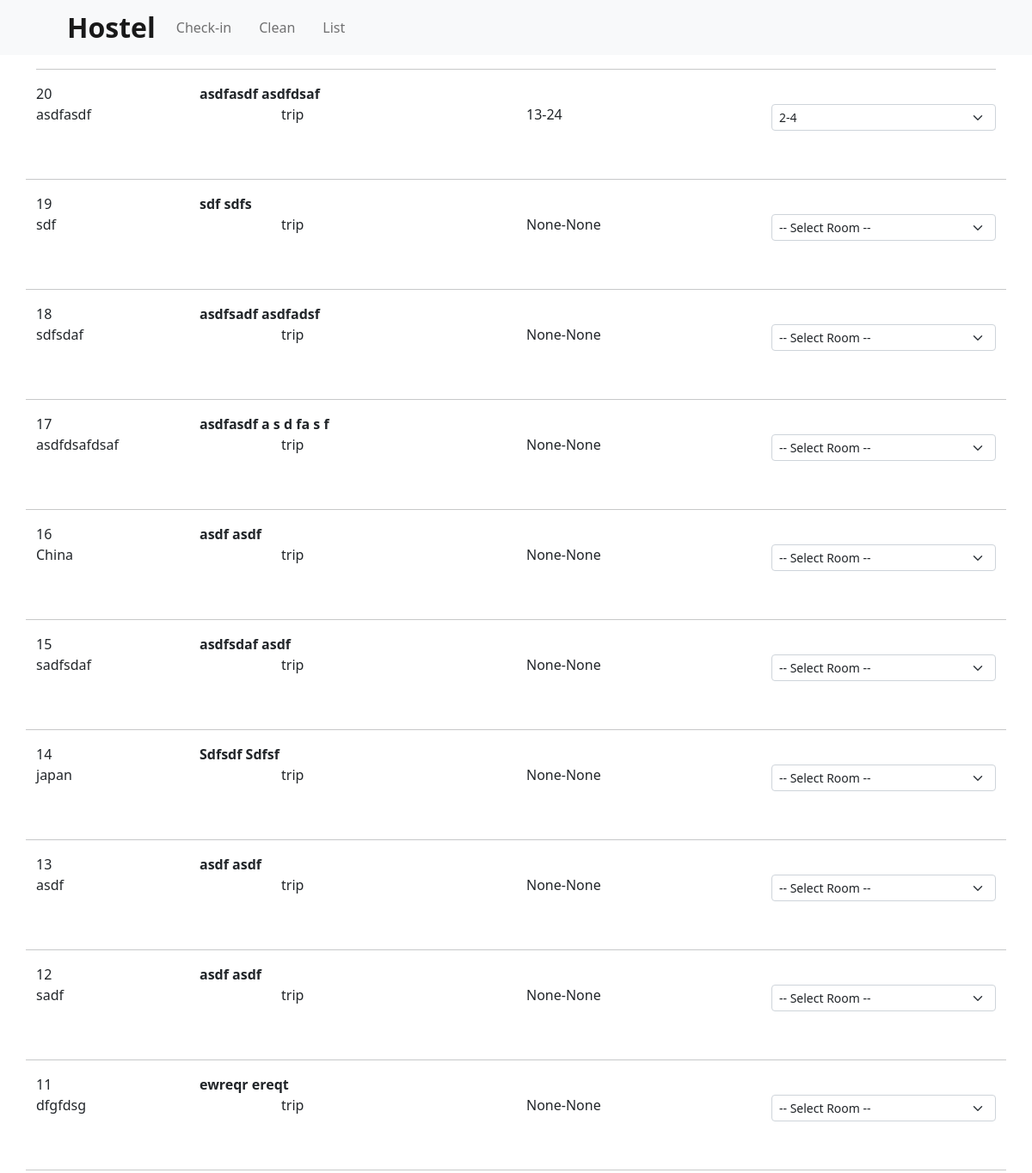
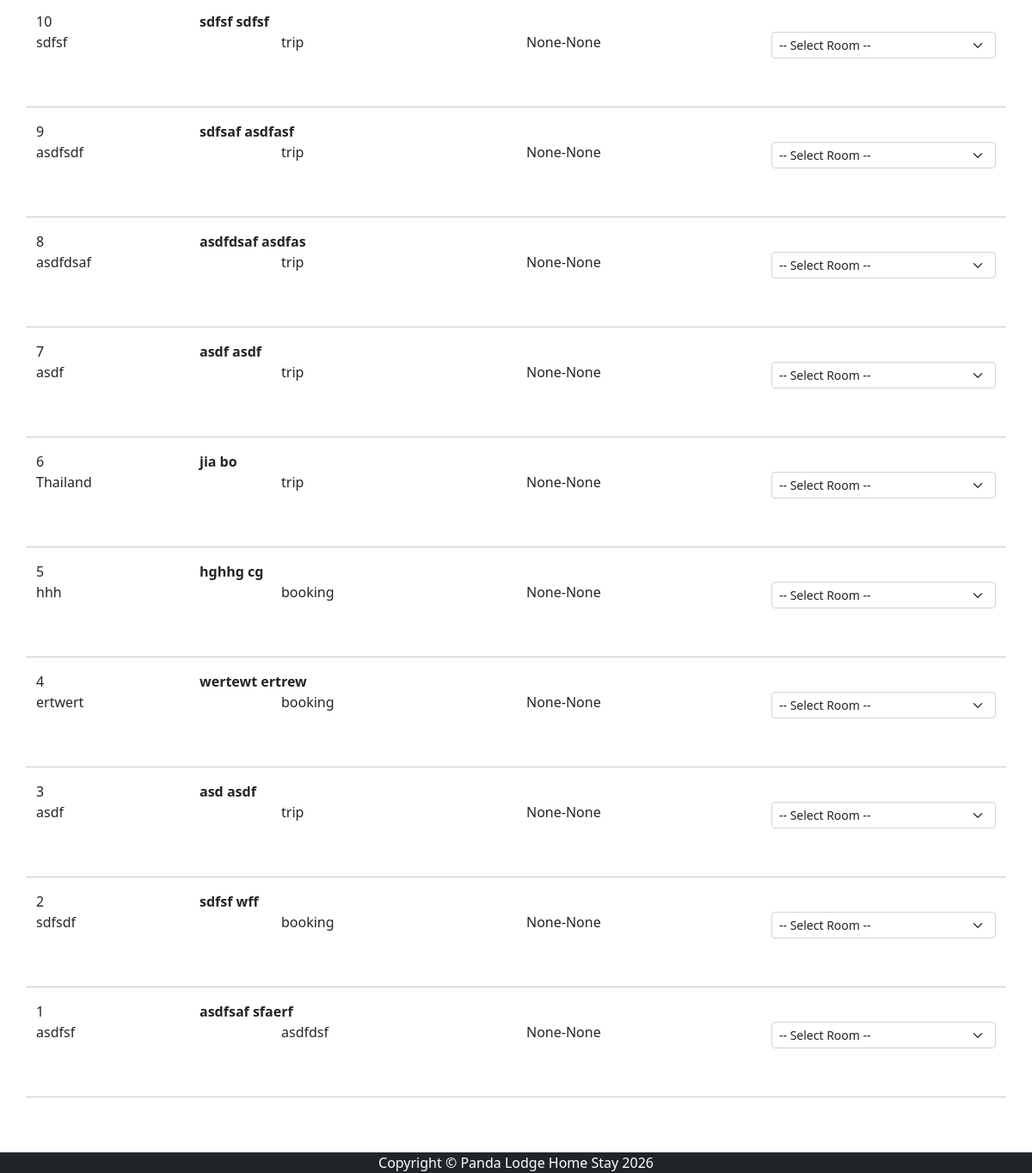
The page /hostel/glist/ (signed in) on the database its author committed (2 pictures, top to bottom).
### hostel/models.py (models this page shows, shortened)
class Guest(models.Model):
    date_modified = models.DateTimeField(auto_now=True)
    givenname = models.CharField(max_length=30, blank=True)
    surname = models.CharField(max_length=30, blank=True)
    country = models.CharField(max_length=30, blank=True)
    platform = models.CharField(max_length=30, blank=True)
    passport = CloudinaryField('image', blank=False, null=False)
    selfie = CloudinaryField('image', blank=False, null=False)
    terms_answers = models.JSONField(default=dict, blank=True)
    room = models.ForeignKey(
        "RoomState",
        on_delete=models.SET_NULL,  # keeps guest even if room is deleted
        null=True,
        blank=True,
        related_name="guests"
    )
    start_day = models.PositiveIntegerField(null=True, blank=True)
    end_day = models.PositiveIntegerField(null=True, blank=True)

class RoomState(models.Model):
    name = models.CharField(max_length=30, blank=False)
    out = models.BooleanField(default=False)
    key = models.BooleanField(default=False)
    is_clean = models.BooleanField(default=False)

### hostel/views.py (the view)
# urls.py: path('glist/', views.gList, name='glist'),
def gList(request):
    if not request.session.get('access_granted'):
        return redirect(f"/hostel/access/?next=/hostel/glist/")
    guests = Guest.objects.all().order_by('-id')
    rooms = RoomState.objects.all()
    return render(request, 'hostel/glist.html', {'guest': guests, 'rooms': rooms})

### cart/context_processors.py (called while the page is built)
def cart(request):
    return {'cart': Cart(request)}

### hostel/context_processors.py (called while the page is built)
def language(request):
    return {
        'lang': request.session.get('lang', 'en')
    }

### store/context_processors.py (called while the page is built)
def base_breadcrumbs(request):
    path = request.path
    parts = path.strip('/').split('/')
    breadcrumbs = []
    url = ''
    for part in parts:
        url += f'/{part}'
        breadcrumbs.append({'name': part.replace('_', ' ').capitalize(), 'url': url})
    return {'breadcrumbs': breadcrumbs}

### hostel/templates/hostel/glist.html (shortened to what this page needs)
{% extends 'hostel/h_base.html' %}
{% block content %}
<div class="container">
    <hr>
    {% for g in guest %}
        <div class="row">
            <div class="col-2">{{ g.id }}</div>
            <div class="col-10"><b>{{ g.surname }} {{ g.givenname }}</b></div>
            <div class="col-3">{{ g.country }}</div>
            <div class="col-3 mb-3">{{ g.platform }}</div>
            <div class="col-3 mb-3">{{ g.start_day }}-{{ g.end_day }}</div>
            <div class="col-3 mb-3">
                <select class="form-select form-select-sm room-select"
                        data-guest-id="{{ g.id }}">
                    <option value="">-- Select Room --</option>
                    {% for room in rooms %}
                        <option value="{{ room.id }}"
                            {% if g.room and g.room.id == room.id %}selected{% endif %}>
                            {{ room.name }}
                        </option>
                    {% endfor %}
                </select>
            </div>
            <div class="col-6 mb-3">
            </div>
            <div class="col-6">
            </div>
            <hr>
        </div>
    {% empty %}
        <p>No guests found.</p>
    {% endfor %}
</div>
<br/><br/>
{% endblock %}

### static/css/styles_customized.css (style rules this page uses)
html, body { height: 100%; margin: 0; display: flex; flex-direction: column; }

### rows shown on the page
Guest: id "20", surname "asdfasdf", givenname "asdfdsaf", country "asdfasdf", platform "trip", start_day "13", end_day "24", room+id "2-4"
Guest: id "19", surname "sdf", givenname "sdfs", country "sdf", platform "trip", start_day "None", end_day "None"
Guest: id "18", surname "asdfsadf", givenname "asdfadsf", country "sdfsdaf", platform "trip", start_day "None", end_day "None"
Guest: id "17", surname "asdfasdf", givenname "a s d fa s f", country "asdfdsafdsaf", platform "trip", start_day "None", end_day "None"
Guest: id "16", surname "asdf", givenname "asdf", country "China", platform "trip", start_day "None", end_day "None"
Guest: id "15", surname "asdfsdaf", givenname "asdf", country "sadfsdaf", platform "trip", start_day "None", end_day "None"
Guest: id "14", surname "Sdfsdf", givenname "Sdfsf", country "japan", platform "trip", start_day "None", end_day "None"
Guest: id "13", surname "asdf", givenname "asdf", country "asdf", platform "trip", start_day "None", end_day "None"
Guest: id "12", surname "asdf", givenname "asdf", country "sadf", platform "trip", start_day "None", end_day "None"
Guest: id "11", surname "ewreqr", givenname "ereqt", country "dfgfdsg", platform "trip", start_day "None", end_day "None"
Guest: id "10", surname "sdfsf", givenname "sdfsf", country "sdfsf", platform "trip", start_day "None", end_day "None"
Guest: id "9", surname "sdfsaf", givenname "asdfasf", country "asdfsdf", platform "trip", start_day "None", end_day "None"
Guest: id "8", surname "asdfdsaf", givenname "asdfas", country "asdfdsaf", platform "trip", start_day "None", end_day "None"
Guest: id "7", surname "asdf", givenname "asdf", country "asdf", platform "trip", start_day "None", end_day "None"
Guest: id "6", surname "jia", givenname "bo", country "Thailand", platform "trip", start_day "None", end_day "None"
Guest: id "5", surname "hghhg", givenname "cg", country "hhh", platform "booking", start_day "None", end_day "None"
Guest: id "4", surname "wertewt", givenname "ertrew", country "ertwert", platform "booking", start_day "None", end_day "None"
Guest: id "3", surname "asd", givenname "asdf", country "asdf", platform "trip", start_day "None", end_day "None"
Guest: id "2", surname "sdfsf", givenname "wff", country "sdfsdf", platform "booking", start_day "None", end_day "None"
Guest: id "1", surname "asdfsaf", givenname "sfaerf", country "asdfsf", platform "asdfdsf", start_day "None", end_day "None"
